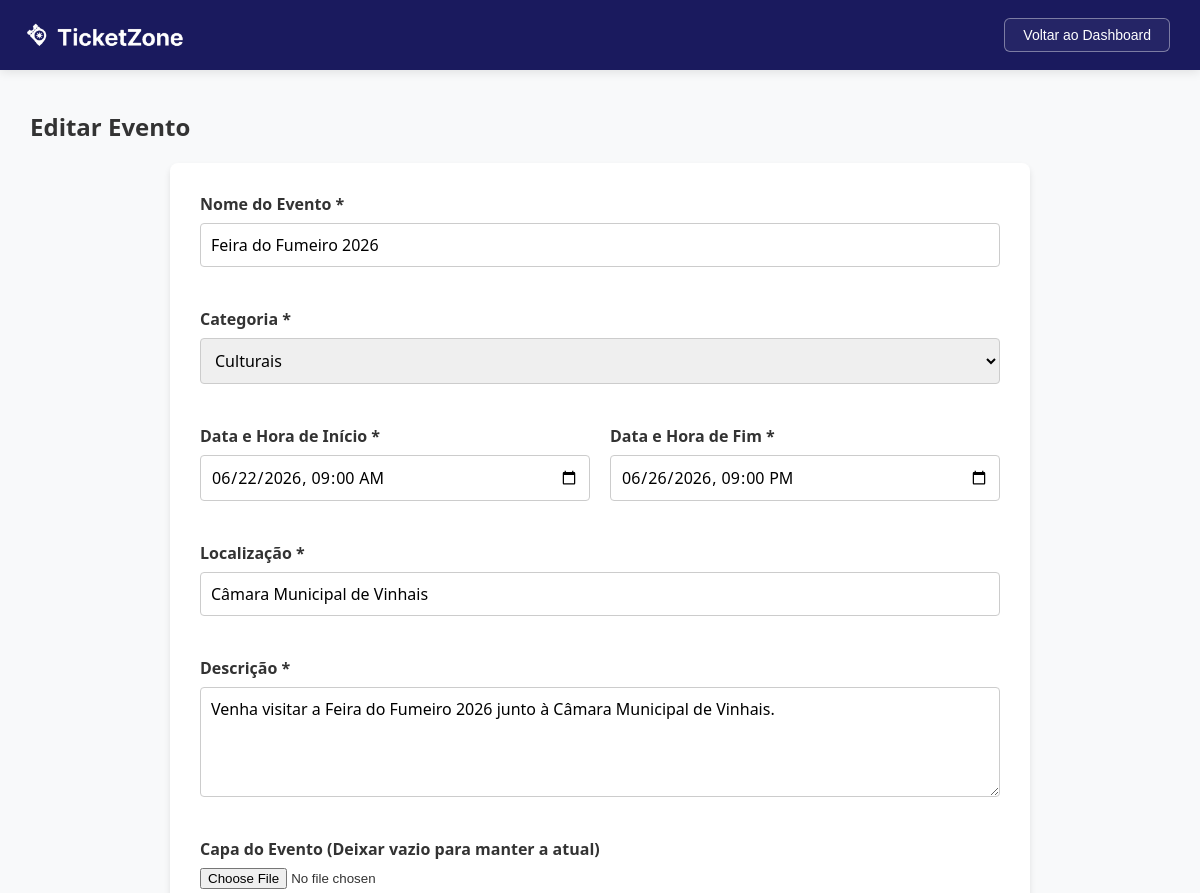
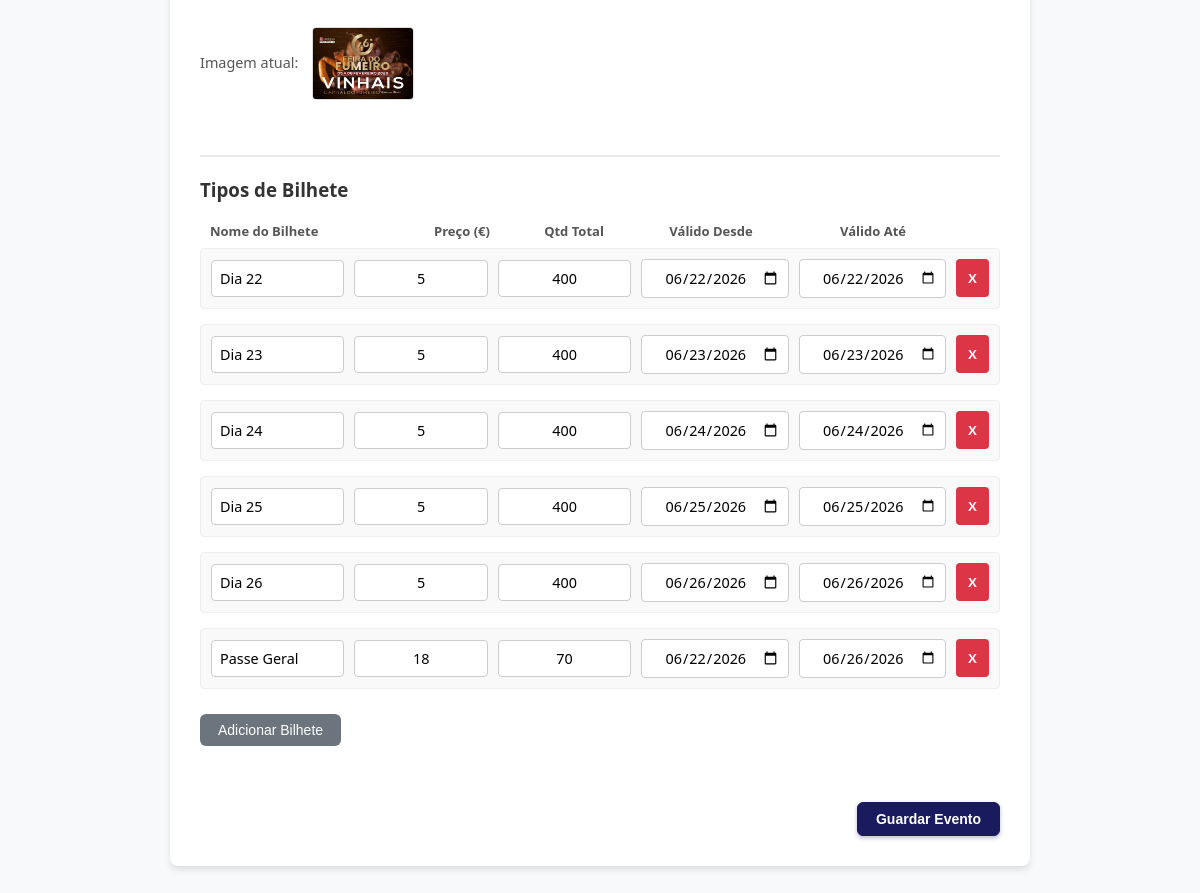
The page /eventos.php?id=16 (signed in) on the database its author committed (2 pictures, top to bottom).
### tables this page shows
CREATE TABLE "eventos" (
            id INTEGER PRIMARY KEY AUTOINCREMENT,
            nome TEXT NOT NULL,
            descricao TEXT,
            data_inicio TEXT NOT NULL,
            data_fim TEXT NOT NULL,
            local TEXT NOT NULL,
            imagem TEXT,
            estado TEXT DEFAULT 'ativo' CHECK(estado IN ('ativo', 'cancelado', 'expirado')),
            id_categoria INTEGER,
            id_admin INTEGER,
            FOREIGN KEY (id_categoria) REFERENCES categorias(id),
            FOREIGN KEY (id_admin) REFERENCES utilizadores(id)
        );

CREATE TABLE categorias (
        id INTEGER PRIMARY KEY AUTOINCREMENT,
        nome TEXT NOT NULL UNIQUE
    );

CREATE TABLE tipos_bilhete (
        id INTEGER PRIMARY KEY AUTOINCREMENT,
        id_evento INTEGER,
        nome TEXT NOT NULL,
        preco REAL NOT NULL,
        qtd_total INTEGER NOT NULL,
        qtd_disponivel INTEGER NOT NULL, data_valido_inicio TEXT DEFAULT '2026-01-01', data_valido_fim TEXT DEFAULT '2026-12-31',
        FOREIGN KEY (id_evento) REFERENCES "eventos"(id) ON DELETE CASCADE
    );

### eventos.php (the view, shortened to what this page needs)
<?php
$db = new SQLite3('ticketzone.db');
$categorias_query = $db->query("SELECT id, nome FROM categorias");
$categorias = [];
while ($row = $categorias_query->fetchArray(SQLITE3_ASSOC)) {
    $categorias[] = $row;
}
$modo = 'Criar';
$evento = null;
$bilhetes = [];
if (isset($_GET['id'])) {
    $modo = 'Editar';
    $stmt = $db->prepare("SELECT * FROM eventos WHERE id = :id");
    $stmt->bindValue(':id', $_GET['id'], SQLITE3_INTEGER);
    $result = $stmt->execute();
    $evento = $result->fetchArray(SQLITE3_ASSOC);
    $stmt_bilhetes = $db->prepare("SELECT * FROM tipos_bilhete WHERE id_evento = :id");
    $stmt_bilhetes->bindValue(':id', $_GET['id'], SQLITE3_INTEGER);
    $res_bilhetes = $stmt_bilhetes->execute();
    while ($b = $res_bilhetes->fetchArray(SQLITE3_ASSOC)) {
        $bilhetes[] = $b;
    }
}
?>
<!DOCTYPE html>
<html lang="pt">
<head>
    <link rel="stylesheet" href="styles/admin.css?v=<?= time() ?>">
    <link rel="stylesheet" href="styles/eventos.css">
</head>
<body>
    <nav>
        <div class="logo-nav">
            <img src="images/logo.png" alt="Logo TicketZone">
        </div>
        <div class="botoes-nav">
            <button class="botao botao-voltar" onclick="location.href='admin.php'">Voltar ao Dashboard</button>
        </div>
    </nav>
    <main>
        <h2><?= $modo ?> Evento</h2>
        <form action="scripts/processar_evento.php" method="POST" id="formEvento" enctype="multipart/form-data">
            <div class="grupo-form">
                <label for="nome">Nome do Evento *</label>
                <input type="text" id="nome" name="nome" value="<?= $evento ? htmlspecialchars($evento['nome']) : '' ?>">
                <span class="erro-msg" id="erro_nome"></span>
            </div>
            <div class="grupo-form">
                <label for="id_categoria">Categoria *</label>
                <select id="id_categoria" name="id_categoria">
                    <?php foreach ($categorias as $cat): ?>
                        <option value="<?= $cat['id'] ?>" <?= ($evento && $evento['id_categoria'] == $cat['id']) ? 'selected' : '' ?>>
                            <?= htmlspecialchars($cat['nome']) ?>
                        </option>
                    <?php endforeach; ?>
                </select>
                <span class="erro-msg" id="erro_categoria"></span>
            </div>
            <div class="grupo-form duplo">
                <div>
                    <label for="data_inicio">Data e Hora de Início *</label>
                    <input type="datetime-local" id="data_inicio" name="data_inicio" value="<?= $evento ? htmlspecialchars($evento['data_inicio']) : '' ?>">
                    <span class="erro-msg" id="erro_data_inicio"></span>
                </div>
                <div>
                    <label for="data_fim">Data e Hora de Fim *</label>
                    <input type="datetime-local" id="data_fim" name="data_fim" value="<?= $evento ? htmlspecialchars($evento['data_fim']) : '' ?>">
                    <span class="erro-msg" id="erro_data_fim"></span>
                </div>
            </div>
            <div class="grupo-form">
                <label for="local">Localização *</label>
                <input type="text" id="local" name="local" value="<?= $evento ? htmlspecialchars($evento['local']) : '' ?>">
                <span class="erro-msg" id="erro_local"></span>
            </div>
            <div class="grupo-form">
                <label for="descricao">Descrição *</label>
                <textarea id="descricao" name="descricao" rows="4"><?= $evento ? htmlspecialchars($evento['descricao']) : '' ?></textarea>
                <span class="erro-msg" id="erro_descricao"></span>
            </div>
            <div class="grupo-form">
                <label for="imagem">Capa do Evento <?= $evento ? '(Deixar vazio para manter a atual)' : '*' ?></label>
                <input type="file" id="imagem" name="imagem" accept="image/*">
                <span class="erro-msg" id="erro_imagem"></span>
                <?php if ($evento && $evento['imagem']): ?>
                    <p class="img-atual">Imagem atual: <img src="<?= htmlspecialchars($evento['imagem']) ?>" width="100"></p>
                <?php endif; ?>
            </div>
            <hr class="divisor-linha">
            <h3 style="margin-bottom: 20px;">Tipos de Bilhete</h3>
            <div class="cabecalho-bilhetes">
                <div>Nome do Bilhete</div>
                <div>Preço (€)</div>
                <div>Qtd Total</div>
                <div>Válido Desde</div>
                <div>Válido Até</div>
            </div>
            <div id="container-bilhetes">
                <?php if (empty($bilhetes)): ?>
                    <div class="linha-bilhete">
                        <input type="hidden" name="bilhete_id[]" value="0">
                        <input type="text" name="bilhete_nome[]" placeholder="Ex: VIP" class="input-bilhete">
                        <input type="number" step="0.01" min="0" name="bilhete_preco[]" placeholder="Preço" class="input-bilhete">
                        <input type="number" min="1" name="bilhete_qtd[]" placeholder="Qtd" class="input-bilhete">
                        <input type="date" name="bilhete_d_ini[]" title="Válido a partir de" class="input-bilhete">
                        <input type="date" name="bilhete_d_fim[]" title="Válido até" class="input-bilhete">
                        <button type="button" class="btn-remover-bilhete" onclick="this.parentElement.remove()">X</button>
                    </div>
                <?php else: ?>
                    <?php foreach ($bilhetes as $b): ?>
                        <div class="linha-bilhete">
                            <input type="text" name="bilhete_nome[]" value="<?= htmlspecialchars($b['nome']) ?>" placeholder="Ex: VIP" class="input-bilhete">
                            <input type="number" step="0.01" min="0" name="bilhete_preco[]" value="<?= $b['preco'] ?>" placeholder="Preço" class="input-bilhete">
                            <input type="number" min="1" name="bilhete_qtd[]" value="<?= $b['qtd_total'] ?>" placeholder="Qtd" class="input-bilhete">
                            <input type="date" name="bilhete_d_ini[]" value="<?= $b['data_valido_inicio'] ?>" class="input-bilhete">
                            <input type="date" name="bilhete_d_fim[]" value="<?= $b['data_valido_fim'] ?>" class="input-bilhete">
                            <button type="button" class="btn-remover-bilhete" onclick="this.parentElement.remove()">X</button>
                        </div>
                    <?php endforeach; ?>
                <?php endif; ?>
            </div>
            <button type="button" class="botao" id="btn-add-bilhete" style="background-color: #6c757d; border: none; color: white; margin-top: 10px;">Adicionar Bilhete</button>
            <span class="erro-msg" id="erro_bilhetes" style="display:block; margin-top:10px;"></span>
            <div class="acoes-form">
                <button type="submit" class="botao botao-criar">Guardar Evento</button>
            </div>
        </form>
    </main>
</body>
</html>

### styles/admin.css (style rules this page uses)
body { font-family: 'Segoe UI', Tahoma, Geneva, Verdana, sans-serif; background-color: #f8f9fa; margin: 0; padding: 0; color: #333; }
nav { background-color: #1a1a5e; padding: 0px 30px; display: flex; justify-content: space-between; align-items: center; height: 70px; box-shadow: 0 2px 10px rgba(0,0,0,0.1); }
.logo-nav { color: white; font-size: 20px; font-weight: bold; display: flex; align-items: center; }
.logo-nav img { height: 300px; margin-left: -80px; display: block; }
.botoes-nav { display: flex; gap: 15px; }
.botao { padding: 8px 18px; border-radius: 6px; font-size: 14px; font-weight: 500; cursor: pointer; transition: all 0.3s ease; display: inline-flex; align-items: center; justify-content: center; }
.botao-criar { background-color: #1a1a5e; color: white; border: 1px solid #1a1a5e; box-shadow: 0 2px 4px rgba(26, 26, 94, 0.3); font-weight: 600; }
.botao-voltar { background-color: rgba(255, 255, 255, 0.05); color: white; border: 1px solid rgba(255, 255, 255, 0.4); }
main { max-width: 95%; margin: 40px auto; padding: 0 20px; }
.divisor-linha { margin: 40px 0 20px 0; border: 0; border-top: 2px solid #eaeaea; }
.cabecalho-bilhetes, .linha-bilhete { display: grid; grid-template-columns: 2fr 1fr 1fr 1.5fr 1.5fr 40px; gap: 12px; align-items: center; }
.cabecalho-bilhetes { font-weight: 600; font-size: 13px; color: #555; margin-bottom: 8px; }
.cabecalho-bilhetes > div { text-align: center; }
.cabecalho-bilhetes > div:first-child { text-align: left; padding-left: 10px; }
.linha-bilhete { margin-bottom: 12px; }
.input-bilhete { width: 100%; padding: 10px; border: 1px solid #ccc; border-radius: 6px; font-family: inherit; font-size: 14px; box-sizing: border-box; transition: border-color 0.2s; }
.linha-bilhete input:not([name="bilhete_nome[]"]) { text-align: center; }
input[type="number"] { -moz-appearance: textfield; }
.btn-remover-bilhete { height: 38px; background-color: #ffeaea; color: #dc3545; border: 1px solid #ffc1c1; border-radius: 6px; cursor: pointer; font-weight: bold; transition: all 0.2s ease; display: flex; align-items: center; justify-content: center; }
.acoes-form { margin-top: 30px; text-align: right; }

### styles/eventos.css (style rules this page uses)
main form { background-color: #fff; padding: 30px; border-radius: 8px; box-shadow: 0 4px 6px rgba(0,0,0,0.1); max-width: 800px; margin: 0 auto; }
.grupo-form { margin-bottom: 20px; display: flex; flex-direction: column; }
.grupo-form label { font-weight: bold; margin-bottom: 8px; color: #333; }
.grupo-form input[type="text"], .grupo-form input[type="datetime-local"], .grupo-form select, .grupo-form textarea { padding: 10px; border: 1px solid #ccc; border-radius: 4px; font-size: 1rem; font-family: inherit; transition: border-color 0.3s; }
.grupo-form.duplo { flex-direction: row; gap: 20px; }
.grupo-form.duplo div { flex: 1; display: flex; flex-direction: column; }
.erro-msg { color: red; font-size: 0.85rem; margin-top: 5px; min-height: 16px; }
.img-atual { margin-top: 10px; font-size: 0.9rem; color: #555; }
.img-atual img { border-radius: 4px; vertical-align: middle; margin-left: 10px; border: 1px solid #ddd; }
.acoes-form { text-align: right; margin-top: 30px; }
.linha-bilhete { display: flex; gap: 10px; margin-bottom: 15px; align-items: center; background-color: #f9f9f9; padding: 10px; border-radius: 4px; border: 1px solid #eee; }
.input-bilhete { flex: 1; padding: 8px; border: 1px solid #ccc; border-radius: 4px; font-size: 0.9rem; }
.btn-remover-bilhete { background-color: #dc3545; color: white; border: none; border-radius: 4px; padding: 8px 12px; cursor: pointer; font-weight: bold; }

### rows shown on the page
eventos: nome "Feira do Fumeiro 2026", id_categoria "Culturais", data_inicio "06/22/2026 09:00", data_fim "06/26/2026 21:00", local "Câmara Municipal de Vinhais", descricao "Venha visitar a Feira do Fumeiro 2026 junto à Câmara Municipal de Vinhais.", imagem (picture)
tipos_bilhete: nome "Dia 22", preco "5", qtd_total "400", data_valido_inicio "06/22/2026", data_valido_fim "06/22/2026"
tipos_bilhete: nome "Dia 23", preco "5", qtd_total "400", data_valido_inicio "06/23/2026", data_valido_fim "06/23/2026"
tipos_bilhete: nome "Dia 24", preco "5", qtd_total "400", data_valido_inicio "06/24/2026", data_valido_fim "06/24/2026"
tipos_bilhete: nome "Dia 25", preco "5", qtd_total "400", data_valido_inicio "06/25/2026", data_valido_fim "06/25/2026"
tipos_bilhete: nome "Dia 26", preco "5", qtd_total "400", data_valido_inicio "06/26/2026", data_valido_fim "06/26/2026"
tipos_bilhete: nome "Passe Geral", preco "18", qtd_total "70", data_valido_inicio "06/22/2026", data_valido_fim "06/26/2026"

### other values the page prints
$modo "Editar"
